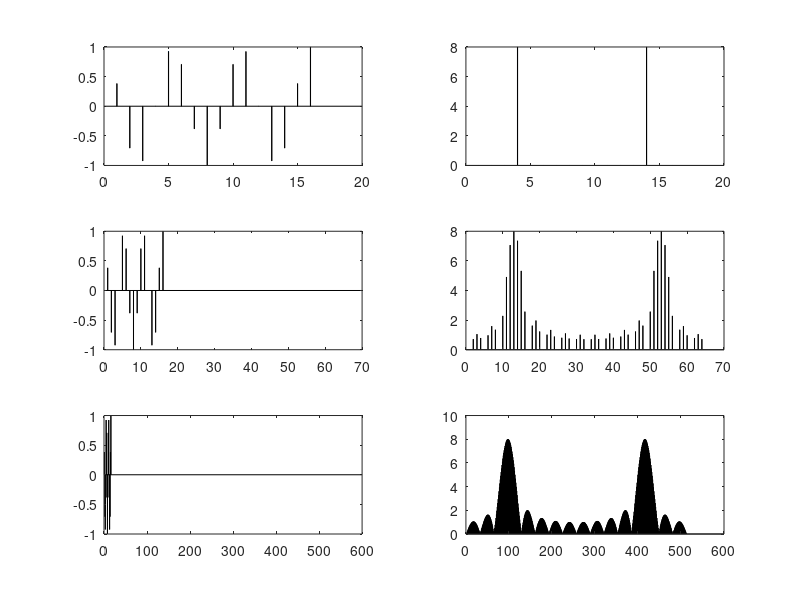

The MATLAB script that drew this image:
% 利用DFT求DTFT
r = 3;
N = 16;
n = 1:N;
x = cos(2*pi * 3 * n/N);

subplot(321);
bar(x,0.01);

subplot(322);
X = abs(fft(x));
bar(X, 0.01);

subplot(323);
y = [x, zeros(1, 64-N)];
bar(y, 0.01);

subplot(324);
Y = abs(fft(y));
bar(Y, 0.01);

subplot(325);
z = [x, zeros(1, 512-N)];
bar(z, 0.01);

subplot(326);
Z = abs(fft(z));
bar(Z, 0.001);
